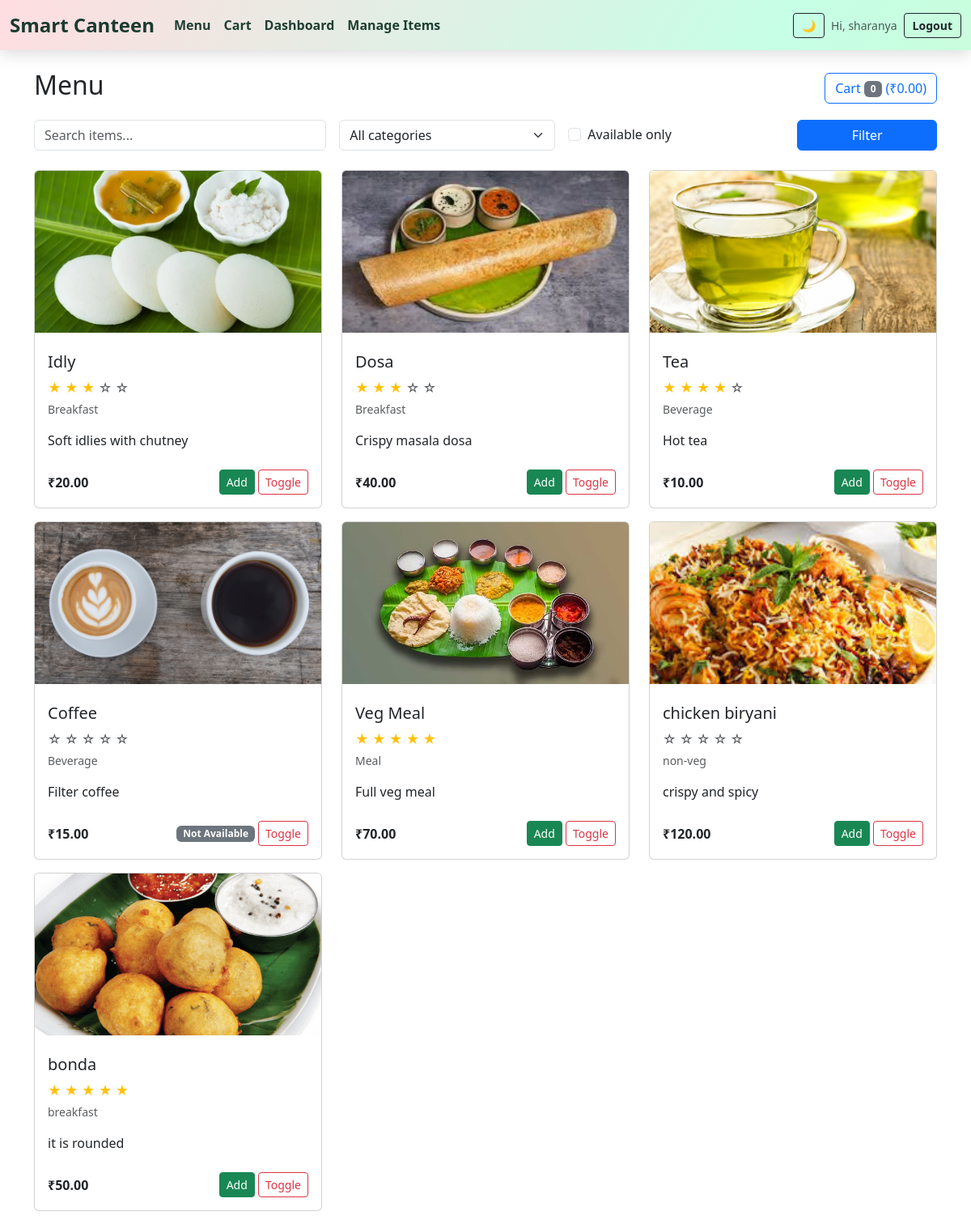
The app's page /menu/ (signed in) with its own data.
### menu_app/models.py (models this page shows, shortened)
class Item(models.Model):
    name = models.CharField(max_length=100)
    description = models.TextField(blank=True)
    price = models.DecimalField(max_digits=7, decimal_places=2)
    category = models.CharField(
        max_length=50,
        choices=CATEGORY_CHOICES,
        blank=True
    )
    available = models.BooleanField(default=True)
    image = models.ImageField(
        upload_to='menu_images/',
        blank=True,
        null=True
    )
    rating = models.PositiveIntegerField(
        default=0,
        validators=[
            MinValueValidator(0),
            MaxValueValidator(5)
        ]
    )

### menu_app/views.py (the view)
# urls.py: path('menu/', views.menu_list, name='menu_list'),
@login_required(login_url='login')
def menu_list(request):
    items = Item.objects.all()
    q = request.GET.get("q")
    if q:
        items = items.filter(name__icontains=q)
    selected_category = request.GET.get("category")
    if selected_category and selected_category != "":
        items = items.filter(category=selected_category)
    available_only = request.GET.get("available_only")
    if available_only == "on":
        items = items.filter(available=True)
    categories = Item.objects.values_list("category", flat=True).distinct()
    cart = _get_cart(request)
    total = Decimal("0.00")
    for item_id, qty in cart.items():
        try:
            item = Item.objects.get(id=item_id)
            total += item.price * qty
        except Item.DoesNotExist:
            pass
    return render(request, "menu.html", {
        "items": items,
        "categories": categories,
        "selected_category": selected_category,
        "cart_total": total,
        "cart_count": sum(cart.values()),
        "form": request.GET,
    })

### menu_app/views.py (called while the page is built)
def _get_cart(request):
    return request.session.get('cart', {})

### templates/menu.html (shortened to what this page needs)
{% extends 'base.html' %}
{% block content %}
<div class="d-flex justify-content-between align-items-center mb-3">
  <h2>Menu</h2>
  <div>
    <a href="{% url 'cart_view' %}" class="btn btn-outline-primary">
      Cart <span class="badge bg-secondary">{{ cart_count }}</span> (₹{{ cart_total }})
    </a>
  </div>
</div>
<form method="get" class="row g-3 mb-4">
  <div class="col-md-4">
    <input
      type="text"
      name="q"
      value="{{ request.GET.q }}"
      class="form-control"
      placeholder="Search items..."
    >
  </div>
  <div class="col-md-3">
    <select name="category" class="form-select">
      <option value="">All categories</option>
    </select>
  </div>
  <div class="col-md-3 d-flex align-items-center">
    <div class="form-check">
      <input
        class="form-check-input"
        type="checkbox"
        name="available_only"
        id="available_only"
        value="on"
      >
      <label class="form-check-label" for="available_only">Available only</label>
    </div>
  </div>
  <div class="col-md-2">
    <button class="btn btn-primary w-100" type="submit">Filter</button>
  </div>
</form>
<div class="row">
  {% for item in items %}
  <div class="col-md-4 mb-3">
    <div class="card h-100">
      {% if item.image %}
        <img src="{{ item.image.url }}" class="card-img-top" style="height:200px; object-fit:cover;">
      {% else %}
        <img src="https://via.placeholder.com/300x200.png?text=No+Image" class="card-img-top">
      {% endif %}
      <div class="card-body d-flex flex-column">
        <h5 class="card-title mt-2">{{ item.name }}</h5>
        <div class="mb-1">
          {% for i in "12345" %}
            {% if forloop.counter <= item.rating %}
              <span class="text-warning">★</span>
            {% else %}
              <span class="text-muted">☆</span>
            {% endif %}
          {% endfor %}
        </div>
        <p class="card-text text-muted small">{{ item.category }}</p>
        <p class="card-text flex-grow-1">{{ item.description|default:"Tasty item" }}</p>
        <div class="d-flex justify-content-between align-items-center mt-2">
          <span class="fw-bold">₹{{ item.price }}</span>
          <div>
            {% if item.available %}
              <a href="{% url 'add_to_cart' item.id %}" class="btn btn-sm btn-success">Add</a>
            {% else %}
              <span class="badge bg-secondary">Not Available</span>
            {% endif %}
            {% if user.is_staff %}
              <a href="{% url 'toggle_item' item.id %}" class="btn btn-sm btn-outline-danger">Toggle</a>
            {% endif %}
          </div>
        </div>
      </div>
    </div>
  </div>
  {% empty %}
  <p>No items found.</p>
  {% endfor %}
</div>
{% endblock %}

### templates/base.html (shortened to what this page needs)
<!DOCTYPE html>
<html lang="en" data-bs-theme="light" id="htmlRoot">
<head>
  <link href="https://cdn.jsdelivr.net/npm/bootstrap@5.3.3/dist/css/bootstrap.min.css" rel="stylesheet">
</head>
<body>
  <nav class="navbar navbar-expand-lg animated-navbar fixed-top">
    <div class="container-fluid">
      <a class="navbar-brand" href="{% url 'home' %}">Smart Canteen</a>
      <div class="collapse navbar-collapse" id="navbarNav">
        <ul class="navbar-nav me-auto">
          <li class="nav-item"><a class="nav-link" href="{% url 'menu_list' %}">Menu</a></li>
          <li class="nav-item"><a class="nav-link" href="{% url 'cart_view' %}">Cart</a></li>
          {% if user.is_staff %}
          <li class="nav-item"><a class="nav-link" href="{% url 'dashboard' %}">Dashboard</a></li>
          <li class="nav-item"><a class="nav-link" href="{% url 'manage_items' %}">Manage Items</a></li>
          {% endif %}
        </ul>
        <div class="d-flex align-items-center gap-2">
          <button class="btn btn-outline-dark btn-sm" id="themeToggle">🌙</button>
          {% if user.is_authenticated %}
          <span class="navbar-text small">Hi, {{ user.username }}</span>
          <form method="post" action="{% url 'logout' %}" style="display:inline;">
            <button class="btn btn-outline-dark btn-sm">Logout</button>
          </form>
          {% else %}
          <a href="{% url 'login' %}" class="btn btn-outline-dark btn-sm">Login</a>
          <a href="{% url 'register' %}" class="btn btn-success btn-sm">Signup</a>
          {% endif %}
        </div>
      </div>
    </div>
  </nav>
  <div class="container mt-3">
    {% block content %}{% endblock %}
  </div>
</body>
</html>

### templates/base.html (style rules this page uses)
body { padding-top: 70px; }
.animated-navbar { background: linear-gradient(120deg, #ffdde1, #c6ffe6, #d4f8c4, #ffe9c8, #ffd6e8, #e0d7ff); background-size: 400% 400%; animation: rainbowFlow 12s ease infinite; padding: 10px 0; box-shadow: 0 4px 20px rgba(0, 0, 0, 0.15); backdrop-filter: blur(10px); }
.animated-navbar .navbar-brand { color: #1a3b2f !important; font-weight: 800; font-size: 1.5rem; }
.animated-navbar .nav-link { color: #1f3f32 !important; font-weight: 600; transition: 0.3s ease; }
.animated-navbar .btn-outline-dark, .animated-navbar .btn-success { font-weight: 600; padding: 4px 10px; }
.animated-navbar { padding: 8px 0 !important; }

### records on screen
Item: image (picture), name "Idly", rating 3 (drawn), category "Breakfast", description "Soft idlies with chutney", price "20.00", available "Add"
Item: image (picture), name "Dosa", rating 3 (drawn), category "Breakfast", description "Crispy masala dosa", price "40.00", available "Add"
Item: image (picture), name "Tea", rating 4 (drawn), category "Beverage", description "Hot tea", price "10.00", available "Add"
Item: image (picture), name "Coffee", rating 0 (drawn), category "Beverage", description "Filter coffee", price "15.00", available "Not Available"
Item: image (picture), name "Veg Meal", rating 5 (drawn), category "Meal", description "Full veg meal", price "70.00", available "Add"
Item: image (picture), name "chicken biryani", rating 0 (drawn), category "non-veg", description "crispy and spicy", price "120.00", available "Add"
Item: image (picture), name "bonda", rating 5 (drawn), category "breakfast", description "it is rounded", price "50.00", available "Add"

### other values on screen
{{ user.username }} "sharanya"
{{ cart_count }} "0"
{{ cart_total }} "0.00"
